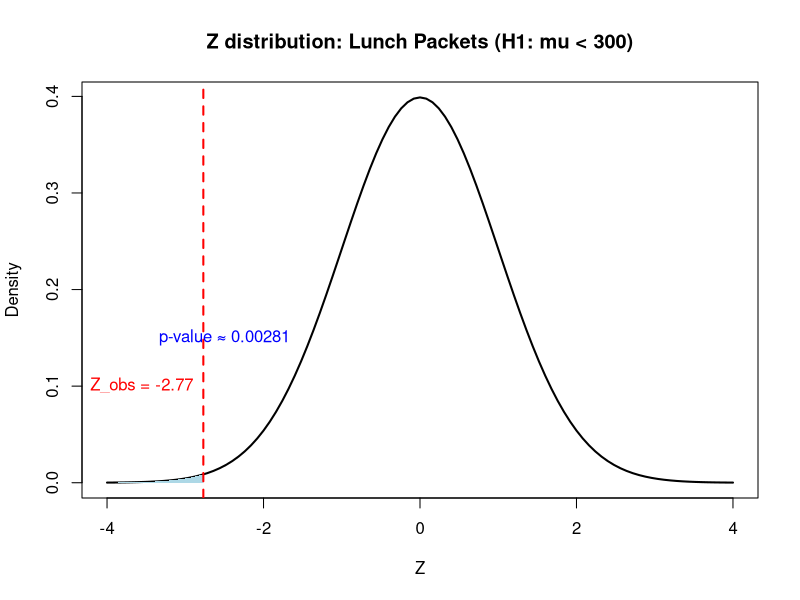
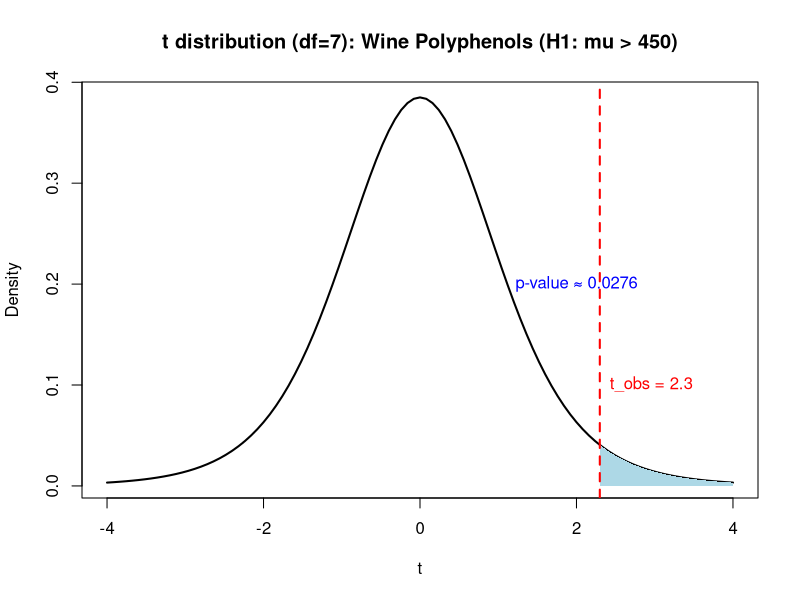
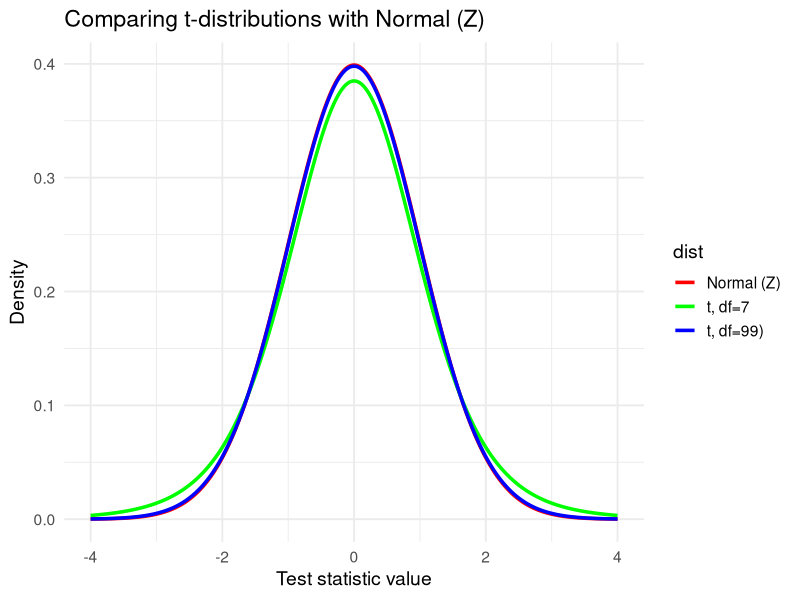

Generate these figures, in order, with R:
############################################################
# Hypothesis Testing Demos in R
# - One-sample Z (right/left tail) + shaded p-value
# - Quick p-value helpers from a Z statistic
# - One-sample t (right tail) + shaded p-value
# - Visual: compare t vs Normal (Z)
############################################################

##------------------------------##
## Helper: shade a right tail   ##
##------------------------------##
shade_right_tail <- function(x0, dens_fun, from = -4, to = 4, n = 400, col = "lightblue") {
  xs <- seq(x0, to, length.out = n)
  ys <- dens_fun(xs)
  polygon(c(x0, xs, to), c(0, ys, 0), col = col, border = NA)
}

##------------------------------##
## Helper: shade a left tail    ##
##------------------------------##
shade_left_tail <- function(x0, dens_fun, from = -4, to = 4, n = 400, col = "lightblue") {
  xs <- seq(from, x0, length.out = n)
  ys <- dens_fun(xs)
  polygon(c(from, xs, x0), c(0, ys, 0), col = col, border = NA)
}



############################################################
# 1) LUNCH PACKET EXAMPLE (Z-test, left tail)
#    H0: mu = 300  vs  H1: mu < 300
############################################################
mu0_L  <- 300    # null mean
xbar_L <- 298.2  # sample mean
s_L    <- 3.9    # treating as sigma here (large n)
n_L    <- 36

SE_L   <- s_L / sqrt(n_L)
Z_L    <- (xbar_L - mu0_L) / SE_L
p_L    <- pnorm(Z_L)       # left-tailed

curve(dnorm(x), from = -4, to = 4, lwd = 2,
      main = "Z distribution: Lunch Packets (H1: mu < 300)",
      xlab = "Z", ylab = "Density")
shade_left_tail(Z_L, dnorm)
abline(v = Z_L, col = "red", lwd = 2, lty = 2)
text(Z_L, 0.1, paste0("Z_obs = ", round(Z_L, 2)), pos = 2, col = "red")
text(-2.5, 0.15, paste0("p-value ≈ ", signif(p_L, 3)), col = "blue")

############################################################
# 3) QUICK p-VALUES FROM A GIVEN Z
#    One line each (left, right, two-sided)
############################################################
Z_given <- -2.77  # plug your Z here
p_left  <- pnorm(Z_given)
p_right <- 1 - pnorm(Z_given)
p_two   <- 2 * (1 - pnorm(abs(Z_given)))

# Print for reference
p_left; p_right; p_two

############################################################
# 4) DEALCOHOLIZED WINE (t-test, right tail)
#    H0: mu <= 450  vs  H1: mu > 450
#    Example where n is small and sigma is unknown -> use t
############################################################
mu0_t  <- 450
xbar_t <- 456.5
s_t    <- 8
n_t    <- 8
df_t   <- n_t - 1

SE_t   <- s_t / sqrt(n_t)
t_obs  <- (xbar_t - mu0_t) / SE_t
p_t    <- 1 - pt(t_obs, df = df_t)   # right-tailed

curve(dt(x, df = df_t), from = -4, to = 4, lwd = 2,
      main = paste0("t distribution (df=", df_t, "): Wine Polyphenols (H1: mu > 450)"),
      xlab = "t", ylab = "Density")
shade_right_tail(t_obs, function(z) dt(z, df = df_t))
abline(v = t_obs, col = "red", lwd = 2, lty = 2)
text(t_obs, 0.1, paste0("t_obs = ", round(t_obs, 2)), pos = 4, col = "red")
text(2, 0.2, paste0("p-value ≈ ", signif(p_t, 3)), col = "blue")

############################################################
# 5) VISUAL: t vs Normal (Z) comparison
#    Shows heavier tails for small df; with df=99 t ~ Normal
############################################################
# (Requires ggplot2)
if (!requireNamespace("ggplot2", quietly = TRUE)) {
  message("Install ggplot2 for this section: install.packages('ggplot2')")
} else {
  library(ggplot2)
  
  x_vals <- seq(-4, 4, length.out = 400)
  dens_df <- data.frame(
    x    = rep(x_vals, 3),
    y    = c(dt(x_vals, df = 7),
             dnorm(x_vals),
             dt(x_vals, df = 99)),
    dist = rep(c("t, df=7", "Normal (Z)", "t, df=99)"), each = length(x_vals))
  )
  
  ggplot(dens_df, aes(x = x, y = y, color = dist)) +
    geom_line(linewidth = 1.2) +
    labs(title = "Comparing t-distributions with Normal (Z)",
         x = "Test statistic value", y = "Density") +
    theme_minimal(base_size = 14) +
    scale_color_manual(values = c("red", "green", "blue"))
}
